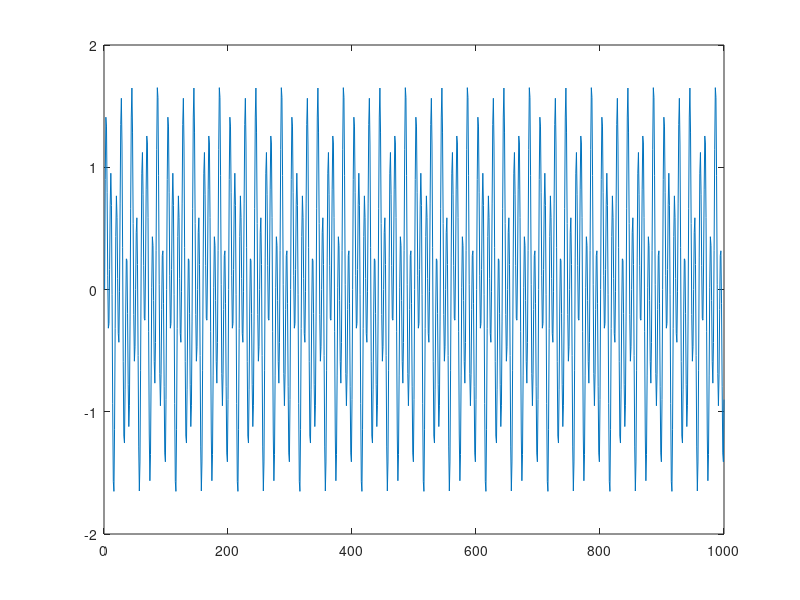
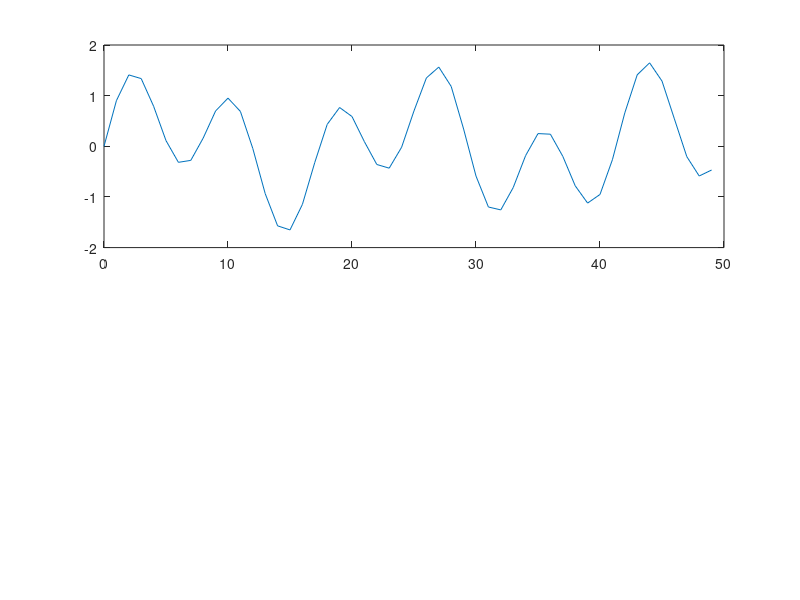

MATLAB code for these plots, in order: (Note: this script raises an error after producing the figures.)
% x - 1000 samples
% 
% 120Hz signal
% 50Hz signal
% 
% notch is applied at 0.1 on a normalized scale 
% on the range [0,500Hz]
% ... removes 50Hz signal


close all

Fs=1000;
T=1/Fs;
t=(0:Fs-1)*T;



x=0.7*sin(2*pi*50*t)+sin(2*pi*120*t)  ;% +0.1*randn(size(t) );
figure
plot(x)

figure
subplot(2,1,1);
plot(Fs*t(1:50),x(1:50));
wo = 50/(1000/2); bw = wo/60;
[b,a] = iirnotch(wo,bw);
y=filter(b,a,x);
ydft = fft(y);
xdft = fft(x);
freq = 0:(Fs/length(x)):500;
subplot(211)
plot(freq,abs(xdft(1:501)).^2)
subplot(212)
plot(freq,abs(ydft(1:501)).^2);


%Wo = 50/(1000/2);  BW = Wo/60;
%[b,a] = iirnotch(Wo,BW);  
fvtool(b,a);

% Wo = 450/(1000/2);  BW = Wo/35;
%[b,a] = iirnotch(Wo,BW);  
%fvtool(b,a);


figure
[S,F,T,P] = spectrogram(x , 256,255,256,1E4);
surf(T,F,10*log10(P),'edgecolor','none'); axis tight; 
view(0,90);
xlabel('Time (Seconds)'); ylabel('Hz');